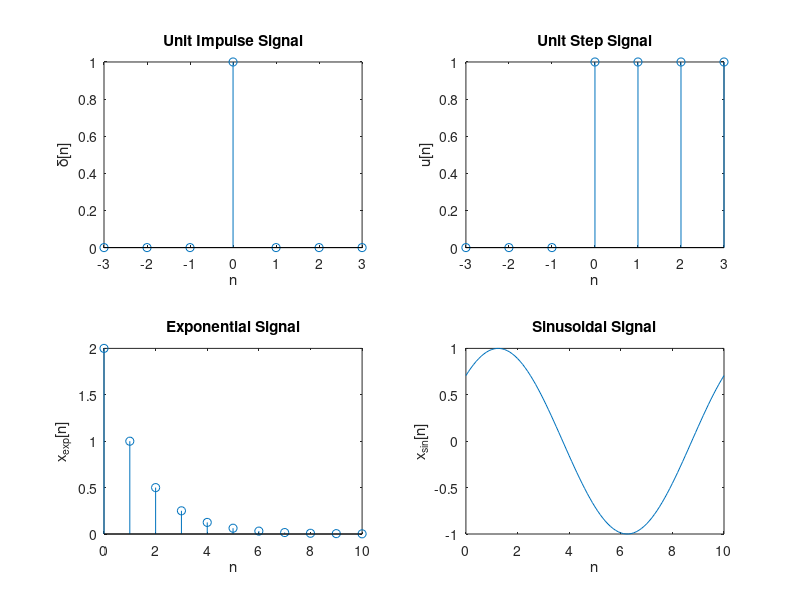

Write the MATLAB code that produced this figure.
% Discrete-time signals example

% Unit impulse at n=0
n1 = -3:3;
delta = zeros(size(n1));
delta(n1 == 0) = 1;

% Unit step signal
n2 = -3:3;
u = zeros(size(n2));
u(n2 >= 0) = 1;

% Exponential signal
n3 = 0:10;
A = 2;
alpha = 0.5;
x_exp = A * alpha.^n3;

% Sinusoidal signal
n4 = 0:0.1:10;
A_sin = 1;
omega_sin = 0.2 * pi;
phi_sin = pi/4;
x_sin = A_sin * sin(omega_sin * n4 + phi_sin);

% Plotting
figure;

subplot(2,2,1);
stem(n1, delta);
title('Unit Impulse Signal');
xlabel('n');
ylabel('\delta[n]');

subplot(2,2,2);
stem(n2, u);
title('Unit Step Signal');
xlabel('n');
ylabel('u[n]');

subplot(2,2,3);
stem(n3, x_exp);
title('Exponential Signal');
xlabel('n');
ylabel('x_{exp}[n]');

subplot(2,2,4);
plot(n4, x_sin);
title('Sinusoidal Signal');
xlabel('n');
ylabel('x_{sin}[n]');
